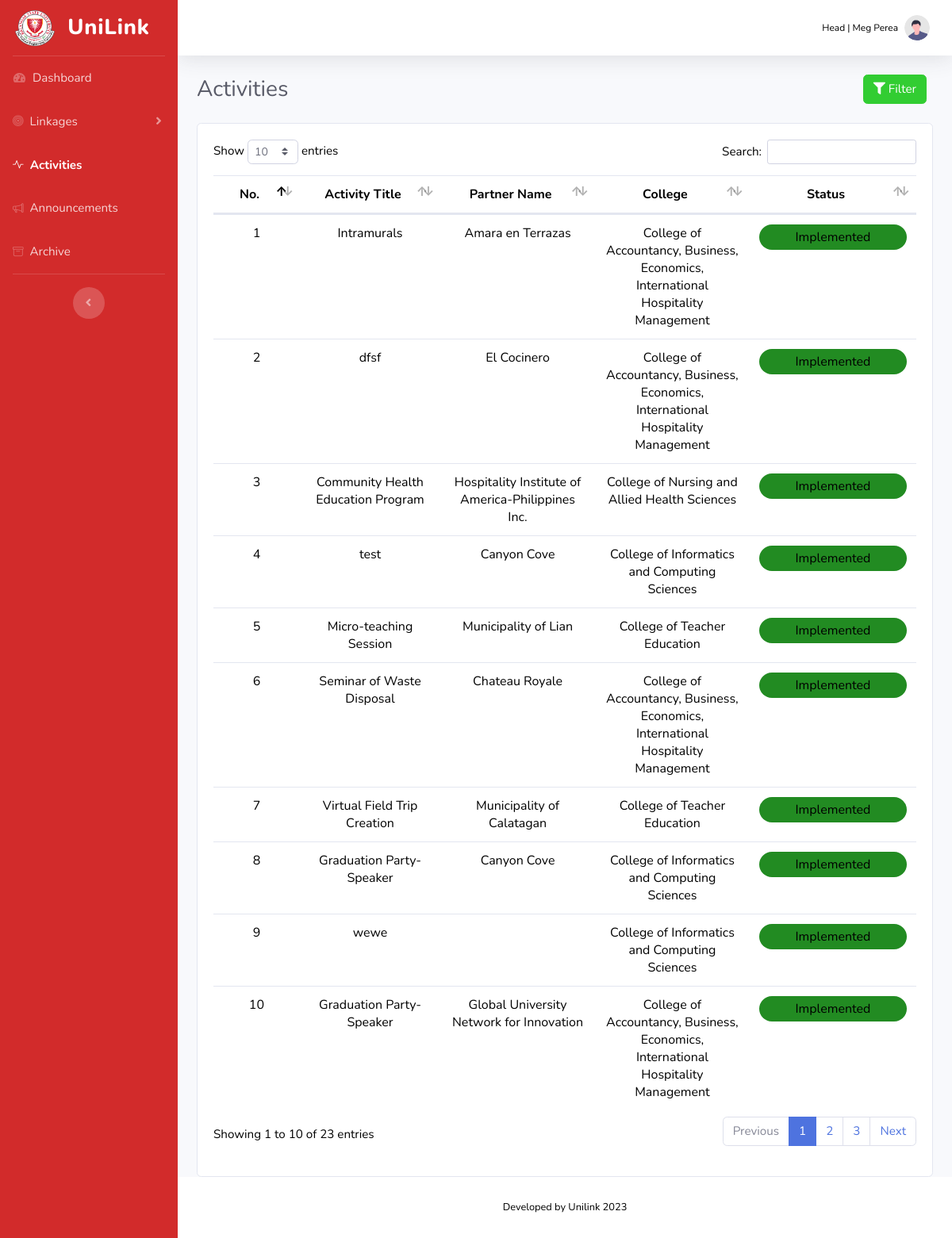
/HEAD/activities.php (signed in), run on the app's committed database.
### tables this page shows
CREATE TABLE `users` (
  `id` int(11) NOT NULL,
  `title` varchar(100) NOT NULL,
  `first_name` varchar(100) NOT NULL,
  `mid_name` varchar(100) NOT NULL,
  `last_name` varchar(100) NOT NULL,
  `sex` varchar(25) NOT NULL,
  `email` varchar(100) NOT NULL,
  `campus` varchar(255) NOT NULL,
  `college_abbrev` varchar(255) NOT NULL,
  `pass` varchar(255) NOT NULL,
  `privelege` varchar(25) NOT NULL,
  `profile_pic` varchar(200) DEFAULT NULL
);

CREATE TABLE `activityform` (
  `id` varchar(255) NOT NULL DEFAULT uuid(),
  `activity_title` varchar(255) DEFAULT NULL,
  `campus` varchar(255) DEFAULT NULL,
  `college` varchar(100) DEFAULT NULL,
  `program` varchar(100) DEFAULT NULL,
  `partner_type` varchar(100) DEFAULT NULL,
  `partner` varchar(100) DEFAULT NULL,
  `start_date` date DEFAULT NULL,
  `end_date` date DEFAULT NULL,
  `rationale` mediumtext DEFAULT NULL,
  `objective` mediumtext DEFAULT NULL,
  `budget` varchar(100) DEFAULT NULL
);

### HEAD/activities.php (the view, shortened to what this page needs)
<html lang="en">
  <head>
    <link href="vendor/fontawesome-free/css/all.min.css" rel="stylesheet" type="text/css">
    <link rel="stylesheet" href="https://cdn.jsdelivr.net/npm/bootstrap-icons@1.11.0/font/bootstrap-icons.css">
    <link href="css/sb-admin-2.min.css" rel="stylesheet">
    <link href="vendor/datatables/dataTables.bootstrap4.min.css" rel="stylesheet">
  </head>
  <body id="page-top">
    <div id="wrapper">
      <ul class="navbar-nav bg-gradient-primary sidebar sidebar-dark accordion" id="accordionSidebar">
        <a class="sidebar-brand d-flex align-items-center justify-content-center" href="index.php">
          <img src="../imgs/BSU.png" width="50" height="45">
          <div class="sidebar-brand-text mx-3">UniLink</div>
        </a>
        <hr class="sidebar-divider my-0">
        <li class="nav-item">
          <a class="nav-link" href="index.php">
            <i class="fas fa-fw fa-tachometer-alt"></i>
            <span>Dashboard</span>
          </a>
        </li>
        <li class="nav-item">
                <a class="nav-link collapsed" href="#" data-toggle="collapse" data-target="#collapseTwo"
                    aria-expanded="true" aria-controls="collapseTwo">
                    <i class="bi bi-bullseye"></i>
                    <span>Linkages</span>
                </a>
        </li>
        <li class="nav-item active">
          <a class="nav-link" href="activities.php">
            <i class="bi bi-activity"></i>
            <span>Activities</span>
          </a>
        </li>
        <li class="nav-item">
          <a class="nav-link" href="announcement_table.php">
            <i class="bi bi-megaphone"></i>
            <span>Announcements</span>
          </a>
        </li>
        <li class="nav-item">
          <a class="nav-link" href="docu_repo.php">
            <i class="bi bi-archive"></i>
            <span>Archive</span>
          </a>
        </li>
        <hr class="sidebar-divider">
        <div class="text-center d-none d-md-inline">
          <button class="rounded-circle border-0" id="sidebarToggle"></button>
        </div>
      </ul>
      <div id="content-wrapper" class="d-flex flex-column">
        <div id="content">
          <nav class="navbar navbar-expand navbar-light bg-white topbar mb-4 static-top shadow">
            <ul class="navbar-nav ml-auto">
              <li class="nav-item dropdown no-arrow">
                <a class="nav-link dropdown-toggle" href="#" id="userDropdown" role="button" data-toggle="dropdown" aria-haspopup="true" aria-expanded="false">
                  <?php
                      $id = $_SESSION['id'];
                      include '../db.php';
                      $sql = "SELECT * FROM `users` WHERE `id` = '$id'";
                      $result = $conn->query($sql);
                      $row = $result->fetch_assoc();
                  ?>
                    <span class="mr-2 d-none d-lg-inline custom-text-black">Head | <?=$row['first_name']." ".$row['last_name']?></span>
                  <img class="img-profile rounded-circle" src="../imgs/<?php if($row['profile_pic'] == '') {echo "#";} else {echo $row['profile_pic'];}?>">
                </a>
              </li>
            </ul>
          </nav>
          <div class="container-fluid">
                    <div class="d-flex justify-content-between align-items-center mb-4">
                        <h3 class="h3 mb-0 text-gray-800">Activities</h3>
                        <div class="d-flex">
            <button class="btn btn-primary rounded-fill mr-2" data-toggle="modal" data-target="#filterModal">
             <i class="fas fa-filter"></i> Filter
            </button>
                        </div>
                    </div>
                    <div class="card">
                        <div class="card-body">
                            <div class="table">
                             <table id="activitiesTable" style="width: 100%;" class="display" data-ordering="true" data-paging="true" data-searching="true">
                                <thead style='text-align: center;'>
                                    <tr>
                                        <th >No.</th>
                                        <th style="width: 20%">Activity Title</th>
                                        <th style="width: 22%;">Partner Name</th>
                                        <th style="width: 22%;">College</th>
                                        <th>Status</th>
                                    </tr>
                                </thead>
                                <tbody id="load-table">
                                    <?php
                                    $sql = "SELECT * FROM `activityform`";
                                    $result = $conn->query($sql);
                                    if ($result->num_rows > 0) {
                                        $i = 1;
                                        while ($row = $result->fetch_assoc()) {
                                            $status = '';
                                            $start_date = strtotime($row['start_date']);
                                            $end_date = strtotime($row['end_date']);
                                            $today = strtotime(date('Y-m-d'));
                                            if ($start_date > $today) {
                                                $status = 'For Implementation';
                                                $textColor = '#d7d0d0';
                                            } elseif ($start_date <= $today && $end_date > $today) {
                                                $status = 'Ongoing';
                                                $textColor = 'orange';
                                            } elseif ($end_date <= $today) {
                                                $status = 'Implemented';
                                                $textColor = '#228B22';
                                            }
                                            echo "<tr>";
                                            echo "<td style='text-align: center;'>" . $i . "</td>";
                                            echo "<td style='text-align: center;'>" . $row["activity_title"] . "</td>";
                                            echo "<td style='text-align: center;'>" . $row["partner"] . "</td>";
                                            echo "<td style='text-align: center;'>" . $row["college"] . "</td>";
                                            echo '<td style="text-align: center;"><div style="background-color: '.$textColor.'; color: #000000; padding: 5px; border-radius: 45px;">' . $status . '</div></td>';
                                            echo "</tr>";
                                            $i++;
                                        }
                                    } else {
                                        echo "No data found";
                                    }
                                    ?>
                                </tbody>
                            </table>
                        </div>
                    </div>
                    </div>
                  </div>
        </div>
        <footer class="sticky-footer bg-white">
          <div class="container my-auto">
            <div class="copyright text-center my-auto">
              <span>Developed by Unilink 2023</span>
            </div>
          </div>
        </footer>
      </div>
      </div>
  </body>
</html>

### HEAD/activities.php (style rules this page uses)
.custom-text-black { color: black; font-size: 12; }

### data on the page
users: first_name "Meg", last_name "Perea", profile_pic (picture)
activityform: activity_title "Intramurals", partner "Amara en Terrazas", college "College of Accountancy, Business, Economics, International Hospitality Management", status "Implemented"
activityform: activity_title "dfsf", partner "El Cocinero", college "College of Accountancy, Business, Economics, International Hospitality Management", status "Implemented"
activityform: activity_title "Community Health Education Program", partner "Hospitality Institute of America-Philippines Inc.", college "College of Nursing and Allied Health Sciences", status "Implemented"
activityform: activity_title "test", partner "Canyon Cove", college "College of Informatics and Computing Sciences", status "Implemented"
activityform: activity_title "Micro-teaching Session", partner "Municipality of Lian", college "College of Teacher Education", status "Implemented"
activityform: activity_title "Seminar of Waste Disposal", partner "Chateau Royale", college "College of Accountancy, Business, Economics, International Hospitality Management", status "Implemented"
activityform: activity_title "Virtual Field Trip Creation", partner "Municipality of Calatagan", college "College of Teacher Education", status "Implemented"
activityform: activity_title "Graduation Party-Speaker", partner "Canyon Cove", college "College of Informatics and Computing Sciences", status "Implemented"
activityform: activity_title "wewe", college "College of Informatics and Computing Sciences", status "Implemented"
activityform: activity_title "Graduation Party-Speaker", partner "Global University Network for Innovation", college "College of Accountancy, Business, Economics, International Hospitality Management", status "Implemented"
